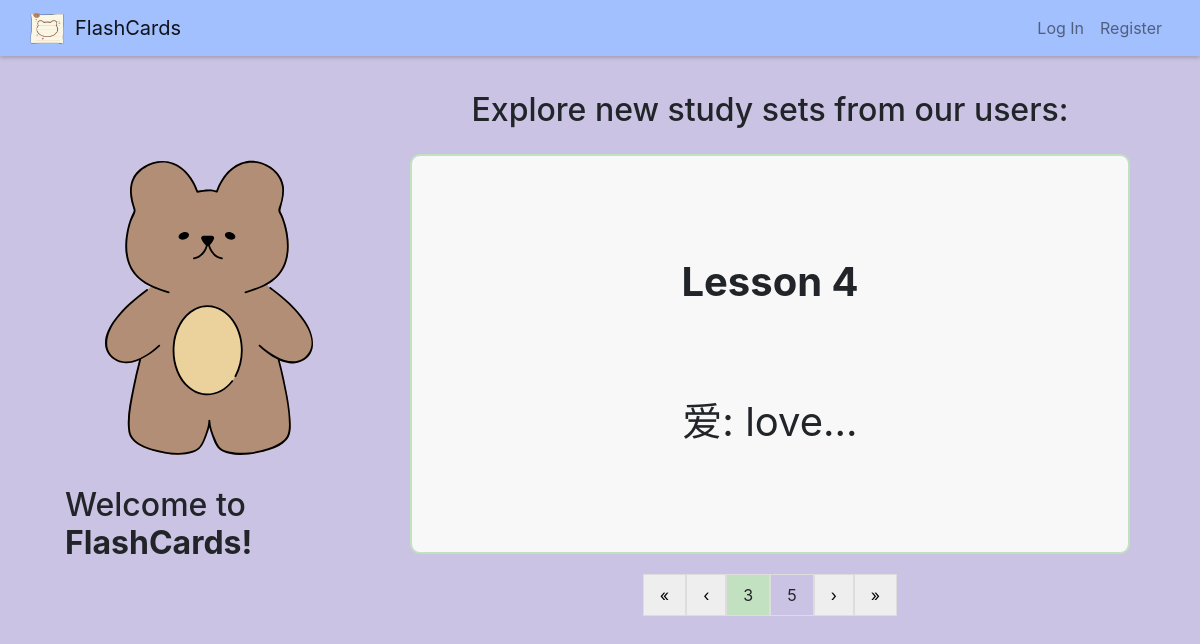
/?page=3, run on an earlier commit of the app's database.
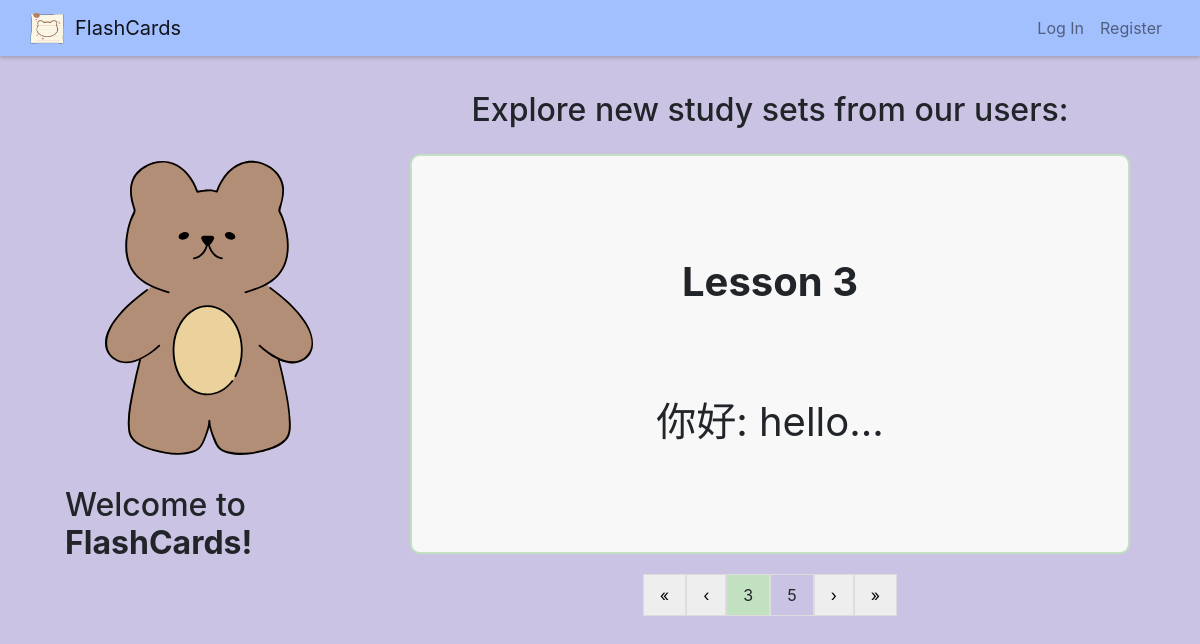
And on a later commit of the database.
### flashcards/models.py (models this page shows)
class Set(models.Model):
    owner = models.ForeignKey("User", on_delete=models.CASCADE, related_name="sets")
    name = models.CharField(max_length=255)
    description = models.TextField(blank=True)
    timestamp = models.DateTimeField(auto_now_add=True)

class Card(models.Model):
    set = models.ForeignKey("Set", on_delete=models.CASCADE, related_name="cards")
    term = models.CharField(max_length=255)
    definition = models.TextField()

### flashcards/views.py (the view)
# urls.py: path("", views.index, name="index"),
def index(request):
    new_sets = Set.objects.all().order_by('-timestamp')[:5]
    paginator = Paginator(new_sets, 1)  # Show 1 set per page.
    page_number = request.GET.get("page")
    page_obj = paginator.get_page(page_number)
    return render(request, "flashcards/index.html", {
        "page_obj": page_obj
    })

### flashcards/templates/flashcards/index.html
{% extends "flashcards/layout.html" %}
{% load static %}
{% block body %}
<div class="page-profile">
    <div class="bear-div">
        <img src="{% static 'flashcards/hello-bear.svg' %}">
        <h2>
            Welcome to <b>FlashCards!</b>
        </h2>
    </div>
    <div class="study-sets-div center">
        <h2>Explore new study sets from our users:</h2>
            {% if page_obj %}
                {% for set in page_obj %}
                <div class="existing-oneset-div" id="{{ set.pk }}">
                    <div class="oneset-item oneset-title">{{ set.name }}</div>
                    {% if set.cards.all %}
                        <div class="oneset-item">
                            {{ set.cards.all.first.term }}: {{ set.cards.all.first.definition }}...
                        </div>
                    {% else %}
                    <div class="oneset-item">
                        No cards yet.
                    </div>
                    {% endif %}
                </div>
                {% endfor %}
            {% else %}
                <div>No sets yet.</div>
            {% endif %}
            {% if page_obj %}
                <div class="pagination">
                    {% if page_obj.has_previous %}
                        <a href="?page=1">&laquo;</a>
                        <a href="?page={{ page_obj.previous_page_number }}">&lsaquo;</a>
                    {% else %}
                        <a class="inactive">&laquo;</a>
                        <a class="inactive">&lsaquo;</a>
                    {% endif %}
                        <a class="active">{{ page_obj.number }}</a>
                        <a class="inactive">{{ page_obj.paginator.num_pages }}</a>
                    {% if page_obj.has_next %}
                        <a href="?page={{ page_obj.next_page_number }}">&rsaquo;</a>
                        <a href="?page={{ page_obj.paginator.num_pages }}">&raquo;</a>
                    {% else %}
                        <a class="inactive">&rsaquo;</a>
                        <a class="inactive">&raquo;</a>
                    {% endif %}
                </div>
            {% endif %}
    </div>
</div>
{% endblock %}

What changed in the data, as far as the page shows it:
removed Set: name "Lesson 4", cards.all.first.term "爱", cards.all.first.definition "love"
now on this page (row unchanged): Set: name "Lesson 3", cards.all.first.term "你好", cards.all.first.definition "hello"
